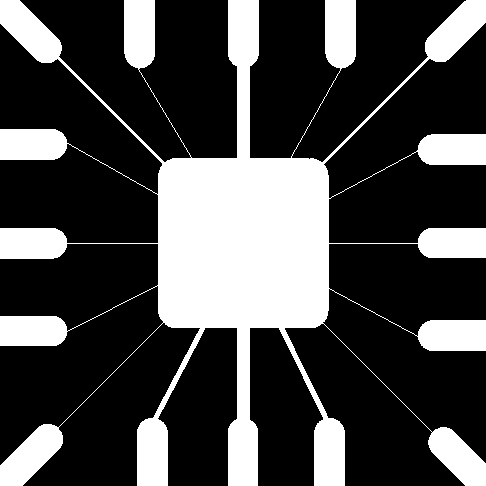
#> input picture Chapter 6/wirebond.tif, 486 x 486 px
$ python line_detection.py
#> lines starting #> are read from the running program, lines starting #| are printed output that depends on the picture; after the words box and inside, x2 and y2 are one past the last pixel; in counts of white or black regions, pixels touching at a corner belong together
#> further down, im is the input picture: PIL image 486x486 L; 28.1% white; 1 white region, box (x1, y1, x2, y2) and area: (0, 0, 486, 486) 66259
### Chapter 6/spatial_filter.py
import numpy as np


def correlation_2d(img, filter):
    m = np.shape(filter)[0]
    n = np.shape(filter)[1]
    padded_image =  np.pad(img,(m-1,n-1),'constant', constant_values=(0))
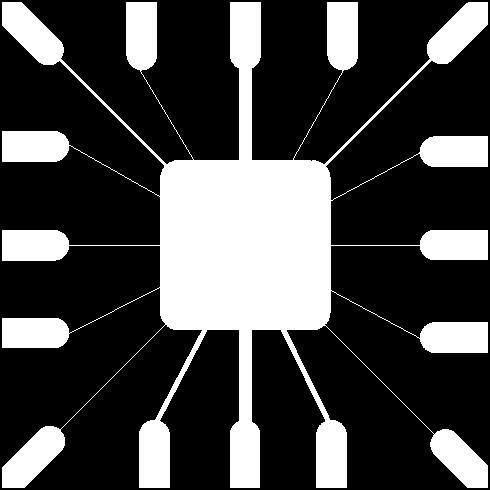
#> padded_image: shape (490, 490); 27.6% white; 1 white region, box (x1, y1, x2, y2) and area: (2, 2, 488, 488) 66259

    # print(padded_image)

    m_padded_image = np.shape(padded_image)[0]
#> m_padded_image = 490
    n_padded_image = np.shape(padded_image)[1]
#> n_padded_image = 490

    row_length_loop = m_padded_image-(m-1)
#> row_length_loop = 488
    col_length_loop = n_padded_image-(n-1)
#> col_length_loop = 488

    final_matrix = np.zeros((m_padded_image,n_padded_image))
    for i in range(row_length_loop):
        for j in range(col_length_loop):
            img_portion = padded_image[i:i+m, j:j+n]

            res = np.sum(np.multiply(img_portion, filter))
            final_matrix[i+1][j+1] = res
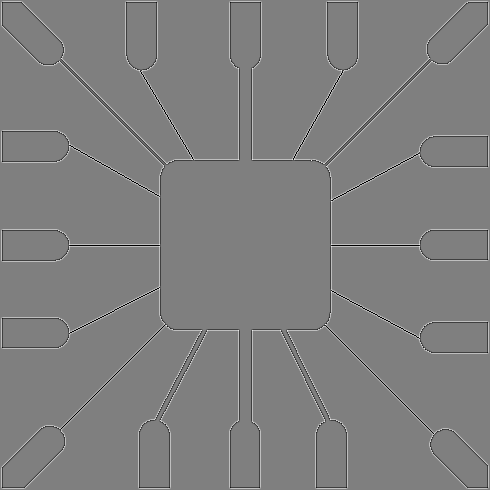
#> final_matrix: shape (490, 490) float64; min -1530, max 1530, mean 0; drawn with min black and max white


    result_matrix = final_matrix[m-1:-(m-1),n-1:-(n-1)]
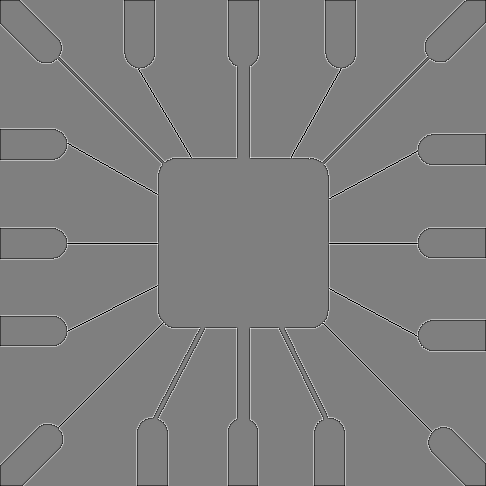
#> result_matrix: shape (486, 486) float64; min -1530, max 1530, mean -1.8; drawn with min black and max white
    return result_matrix


# [15 lines of commented-out code are left out]

### Chapter 6/line_detection.py
import numpy as np
import random
from PIL import Image
import matplotlib.pyplot as plt
from PIL.ImageOps import equalize

from spatial_filter import correlation_2d


im = Image.open('wirebond.tif')
# im.show()
out = im.convert("L")
img = np.array(im)


filter = np.array([[1,1,1],[1,-8,1],[1,1,1]])

print(filter)

filtered_image_array = correlation_2d(img,filter)
filtered_image = Image.fromarray(filtered_image_array)
filtered_image.show()

# +45 degree filter
filter = np.array([[2,-1,-1],[-1,2,-1],[-1,-1,2]])

print(filter)

filtered_image_array = correlation_2d(img,filter)
#> after the loop in correlation_2d (call 2), `for i in range(row_length_loop):`:
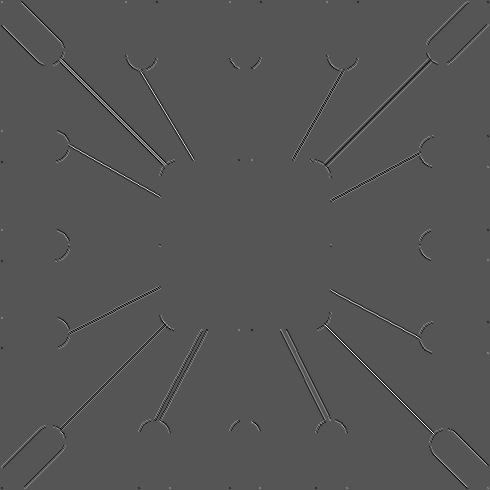
#> final_matrix: shape (490, 490) float64; min -765, max 1530, mean 0; drawn with min black and max white
filtered_image = Image.fromarray(filtered_image_array)
filtered_image.show()
